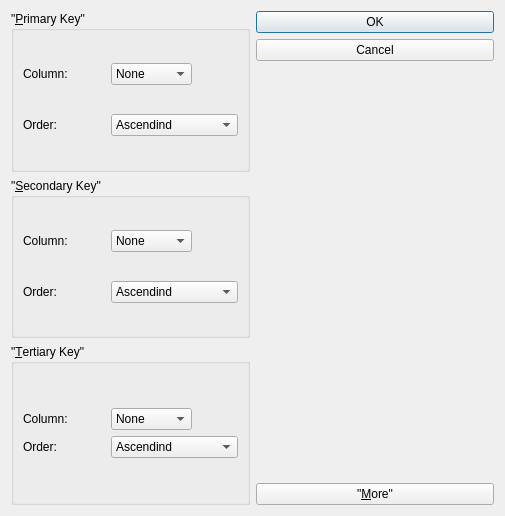
<?xml version="1.0" encoding="UTF-8"?>
<ui version="4.0">
 <class>ExtensionDialog</class>
 <widget class="QDialog" name="ExtensionDialog">
  <property name="geometry">
   <rect>
    <x>0</x>
    <y>0</y>
    <width>505</width>
    <height>516</height>
   </rect>
  </property>
  <property name="windowTitle">
   <string>Sort</string>
  </property>
  <layout class="QGridLayout" name="gridLayout_8">
   <item row="0" column="0">
    <layout class="QGridLayout" name="gridLayout_7">
     <item row="0" column="0">
      <layout class="QGridLayout" name="gridLayout_6">
       <item row="0" column="0">
        <widget class="QGroupBox" name="primaryGroupBox">
         <property name="title">
          <string>&quot;&amp;Primary Key&quot;</string>
         </property>
         <layout class="QGridLayout" name="gridLayout_2">
          <item row="0" column="0">
           <widget class="QLabel" name="priColumnLabel">
            <property name="text">
             <string>Column:</string>
            </property>
           </widget>
          </item>
          <item row="0" column="1">
           <widget class="QComboBox" name="primaryColumnCombo">
            <item>
             <property name="text">
              <string>None</string>
             </property>
            </item>
           </widget>
          </item>
          <item row="0" column="2">
           <spacer name="horizontalSpacer_3">
            <property name="orientation">
             <enum>Qt::Horizontal</enum>
            </property>
            <property name="sizeType">
             <enum>QSizePolicy::Maximum</enum>
            </property>
            <property name="sizeHint" stdset="0">
             <size>
              <width>40</width>
              <height>20</height>
             </size>
            </property>
           </spacer>
          </item>
          <item row="1" column="0">
           <widget class="QLabel" name="priOrderLabel">
            <property name="text">
             <string>Order:</string>
            </property>
           </widget>
          </item>
          <item row="1" column="1" colspan="2">
           <widget class="QComboBox" name="primaryOrderCombo">
            <item>
             <property name="text">
              <string>Ascendind</string>
             </property>
            </item>
            <item>
             <property name="text">
              <string>Descending</string>
             </property>
            </item>
           </widget>
          </item>
         </layout>
        </widget>
       </item>
       <item row="1" column="0">
        <spacer name="verticalSpacer_2">
         <property name="orientation">
          <enum>Qt::Vertical</enum>
         </property>
         <property name="sizeType">
          <enum>QSizePolicy::Maximum</enum>
         </property>
         <property name="sizeHint" stdset="0">
          <size>
           <width>20</width>
           <height>0</height>
          </size>
         </property>
        </spacer>
       </item>
       <item row="2" column="0">
        <widget class="QGroupBox" name="secondaryGroupBox">
         <property name="title">
          <string>&quot;&amp;Secondary Key&quot;</string>
         </property>
         <layout class="QGridLayout" name="gridLayout_4">
          <item row="0" column="0">
           <widget class="QLabel" name="secColumnLabel">
            <property name="text">
             <string>Column:</string>
            </property>
           </widget>
          </item>
          <item row="0" column="1">
           <widget class="QComboBox" name="secondaryColumnCombo">
            <item>
             <property name="text">
              <string>None</string>
             </property>
            </item>
           </widget>
          </item>
          <item row="0" column="2">
           <spacer name="horizontalSpacer">
            <property name="orientation">
             <enum>Qt::Horizontal</enum>
            </property>
            <property name="sizeType">
             <enum>QSizePolicy::Maximum</enum>
            </property>
            <property name="sizeHint" stdset="0">
             <size>
              <width>40</width>
              <height>20</height>
             </size>
            </property>
           </spacer>
          </item>
          <item row="1" column="0">
           <widget class="QLabel" name="secOrderLabel">
            <property name="text">
             <string>Order:</string>
            </property>
           </widget>
          </item>
          <item row="1" column="1" colspan="2">
           <widget class="QComboBox" name="secondaryOrderCombo">
            <item>
             <property name="text">
              <string>Ascendind</string>
             </property>
            </item>
            <item>
             <property name="text">
              <string>Descending</string>
             </property>
            </item>
           </widget>
          </item>
         </layout>
        </widget>
       </item>
       <item row="3" column="0">
        <widget class="QGroupBox" name="tertiaryGroupBox">
         <property name="title">
          <string>&quot;&amp;Tertiary Key&quot;</string>
         </property>
         <property name="checkable">
          <bool>false</bool>
         </property>
         <layout class="QGridLayout" name="gridLayout_5">
          <item row="0" column="0">
           <layout class="QGridLayout" name="gridLayout_3">
            <item row="0" column="0">
             <widget class="QLabel" name="terColumnLabel">
              <property name="text">
               <string>Column:</string>
              </property>
             </widget>
            </item>
            <item row="0" column="1">
             <widget class="QComboBox" name="tertiaryColumnCombo">
              <item>
               <property name="text">
                <string>None</string>
               </property>
              </item>
             </widget>
            </item>
            <item row="0" column="2">
             <spacer name="horizontalSpacer_2">
              <property name="orientation">
               <enum>Qt::Horizontal</enum>
              </property>
              <property name="sizeType">
               <enum>QSizePolicy::Maximum</enum>
              </property>
              <property name="sizeHint" stdset="0">
               <size>
                <width>40</width>
                <height>20</height>
               </size>
              </property>
             </spacer>
            </item>
            <item row="1" column="0">
             <widget class="QLabel" name="triOrderLabel">
              <property name="text">
               <string>Order:</string>
              </property>
             </widget>
            </item>
            <item row="1" column="1" colspan="2">
             <widget class="QComboBox" name="tertiaryOrderCombo">
              <item>
               <property name="text">
                <string>Ascendind</string>
               </property>
              </item>
              <item>
               <property name="text">
                <string>Descending</string>
               </property>
              </item>
             </widget>
            </item>
           </layout>
          </item>
         </layout>
        </widget>
       </item>
      </layout>
     </item>
     <item row="0" column="1">
      <layout class="QGridLayout" name="gridLayout">
       <item row="0" column="0">
        <widget class="QPushButton" name="okButton">
         <property name="text">
          <string>OK</string>
         </property>
         <property name="default">
          <bool>true</bool>
         </property>
        </widget>
       </item>
       <item row="4" column="0">
        <widget class="QPushButton" name="moreButton">
         <property name="text">
          <string>&quot;&amp;More&quot;</string>
         </property>
        </widget>
       </item>
       <item row="1" column="0">
        <widget class="QPushButton" name="cancelButton">
         <property name="text">
          <string>Cancel</string>
         </property>
        </widget>
       </item>
       <item row="3" column="0">
        <spacer name="verticalSpacer">
         <property name="orientation">
          <enum>Qt::Vertical</enum>
         </property>
         <property name="sizeHint" stdset="0">
          <size>
           <width>20</width>
           <height>0</height>
          </size>
         </property>
        </spacer>
       </item>
      </layout>
     </item>
    </layout>
   </item>
  </layout>
 </widget>
 <tabstops>
  <tabstop>primaryColumnCombo</tabstop>
  <tabstop>primaryOrderCombo</tabstop>
  <tabstop>secondaryColumnCombo</tabstop>
  <tabstop>secondaryOrderCombo</tabstop>
  <tabstop>tertiaryColumnCombo</tabstop>
  <tabstop>tertiaryOrderCombo</tabstop>
  <tabstop>okButton</tabstop>
  <tabstop>cancelButton</tabstop>
  <tabstop>moreButton</tabstop>
 </tabstops>
 <resources/>
 <connections>
  <connection>
   <sender>okButton</sender>
   <signal>clicked()</signal>
   <receiver>ExtensionDialog</receiver>
   <slot>accept()</slot>
   <hints>
    <hint type="sourcelabel">
     <x>429</x>
     <y>25</y>
    </hint>
    <hint type="destinationlabel">
     <x>111</x>
     <y>144</y>
    </hint>
   </hints>
  </connection>
  <connection>
   <sender>cancelButton</sender>
   <signal>clicked()</signal>
   <receiver>ExtensionDialog</receiver>
   <slot>reject()</slot>
   <hints>
    <hint type="sourcelabel">
     <x>451</x>
     <y>61</y>
    </hint>
    <hint type="destinationlabel">
     <x>166</x>
     <y>144</y>
    </hint>
   </hints>
  </connection>
  <connection>
   <sender>moreButton</sender>
   <signal>toggled(bool)</signal>
   <receiver>secondaryGroupBox</receiver>
   <slot>setVisible(bool)</slot>
   <hints>
    <hint type="sourcelabel">
     <x>416</x>
     <y>96</y>
    </hint>
    <hint type="destinationlabel">
     <x>175</x>
     <y>119</y>
    </hint>
   </hints>
  </connection>
  <connection>
   <sender>moreButton</sender>
   <signal>toggled(bool)</signal>
   <receiver>tertiaryGroupBox</receiver>
   <slot>setVisible(bool)</slot>
   <hints>
    <hint type="sourcelabel">
     <x>471</x>
     <y>96</y>
    </hint>
    <hint type="destinationlabel">
     <x>174</x>
     <y>138</y>
    </hint>
   </hints>
  </connection>
 </connections>
</ui>
